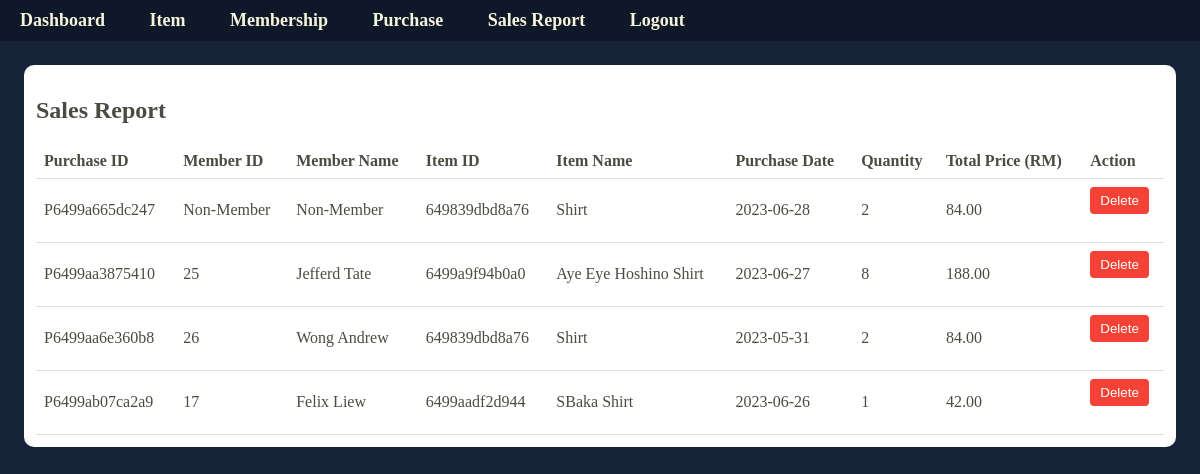
Page /salesreport.php (signed in) on the committed database.
### tables this page shows
CREATE TABLE `purchases` (
  `id` int(11) NOT NULL,
  `purchase_id` varchar(255) NOT NULL,
  `member_id` int(11) DEFAULT NULL,
  `member_name` varchar(255) DEFAULT NULL,
  `item_id` varchar(255) NOT NULL,
  `purchase_quantity` int(11) NOT NULL,
  `total_price` decimal(10,2) NOT NULL,
  `purchase_date` date NOT NULL
);

CREATE TABLE `cust_item` (
  `item_id` varchar(255) NOT NULL,
  `item_name` varchar(255) NOT NULL,
  `item_quantity` int(11) NOT NULL,
  `item_price` decimal(10,2) NOT NULL
);

CREATE TABLE `members` (
  `id` int(11) NOT NULL,
  `name` varchar(255) NOT NULL,
  `email` varchar(255) NOT NULL,
  `phone` varchar(20) NOT NULL
);

### salesreport.php (the view, shortened to what this page needs)
<?php
$dbServername = "projectx.cmhc15dvku39.us-east-1.rds.amazonaws.com";
$dbUsername = "admin";
$dbPassword = "JJA_123456";
$dbName = "customermanagementdb";
$dbPort = 3306;
$conn = mysqli_connect($dbServername, $dbUsername, $dbPassword, $dbName, $dbPort);
$purchases = [];
$sql = "SELECT p.*, m.name as member_name, i.item_name FROM purchases p LEFT JOIN members m ON p.member_id=m.id JOIN cust_item i ON p.item_id=i.item_id";
$result = mysqli_query($conn, $sql);
if (mysqli_num_rows($result) > 0) {
  while ($row = mysqli_fetch_assoc($result)) {
    $purchases[] = $row;
  }
}
?>
<!DOCTYPE html>
<html>
<head>
  <link rel="stylesheet" href="css/customerManagement.css">
</head>
<body>
  <div id="navbarContainer"></div>
  <div id="secondHalf">
    <h2>Sales Report</h2>
    <table>
      <tr>
        <th>Purchase ID</th>
        <th>Member ID</th>
        <th>Member Name</th>
        <th>Item ID</th>
        <th>Item Name</th>
        <th>Purchase Date</th>
        <th>Quantity</th>
        <th>Total Price (RM)</th>
        <th>Action</th>
      </tr>
      <?php foreach ($purchases as $purchase) : ?>
        <tr>
          <td><?= htmlspecialchars($purchase['purchase_id']) ?></td>
          <td><?= $purchase['member_id'] ? htmlspecialchars($purchase['member_id']) : "Non-Member" ?></td>
          <td><?= $purchase['member_id'] ? htmlspecialchars($purchase['member_name']) : "Non-Member" ?></td>
          <td><?= htmlspecialchars($purchase['item_id']) ?></td>
          <td><?= getItemName($conn, $purchase['item_id']) ?></td>
          <td><?= htmlspecialchars($purchase['purchase_date']) ?></td>
          <td><?= htmlspecialchars($purchase['purchase_quantity']) ?></td>
          <td><?= htmlspecialchars($purchase['total_price']) ?></td>
          <td>
            <form method="POST" onsubmit="return confirm('Are you sure you want to delete this purchase?');">
              <button type="submit">Delete</button>
            </form>
          </td>
        </tr>
      <?php endforeach; ?>
    </table>
  </div>
  <?php
  function getItemName($conn, $itemID) {
    $sql = "SELECT item_name FROM cust_item WHERE item_id = ?";
    $stmt = $conn->prepare($sql);
    $stmt->bind_param("s", $itemID);
    $stmt->execute();
    $result = $stmt->get_result();
    $row = $result->fetch_assoc();
    return $row['item_name'];
  }
  ?>
</body>
</html>

### css/customerManagement.css (style rules this page uses)
body { margin: 0%; background-color: #152238; }
#secondHalf { background-color: white; margin: 2%; padding: 1%; border-radius: 10px; color: #4b4b41; font-family: Georgia, 'Times New Roman', Times, serif; }
h2 { margin-top: 20px; }
table { width: 100%; border-collapse: collapse; }
th, td { padding: 8px; text-align: left; border-bottom: 1px solid #ddd; }
form { margin-bottom: 20px; }
button { padding: 6px 10px; background-color: #f44336; color: #fff; border: none; border-radius: 4px; cursor: pointer; }

### rows in the picture
purchases: purchase "P6499a665dc247", shows "Non-Member", item "649839dbd8a76", item.item_name "Shirt", purchase_date "2023-06-28", purchase_quantity "2", total_price "84.00"
purchases: purchase "P6499aa3875410", member "25", member.name "Jefferd Tate", item "6499a9f94b0a0", item.item_name "Aye Eye Hoshino Shirt", purchase_date "2023-06-27", purchase_quantity "8", total_price "188.00"
purchases: purchase "P6499aa6e360b8", member "26", member.name "Wong Andrew", item "649839dbd8a76", item.item_name "Shirt", purchase_date "2023-05-31", purchase_quantity "2", total_price "84.00"
purchases: purchase "P6499ab07ca2a9", member "17", member.name "Felix Liew", item "6499aadf2d944", item.item_name "SBaka Shirt", purchase_date "2023-06-26", purchase_quantity "1", total_price "42.00"
